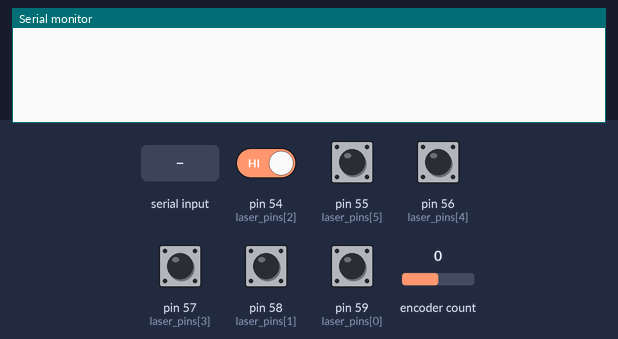
A sketch run on a simulated Arduino Mega 2560, built with avr-gcc and run on an emulated ATmega2560. On the bench: the last lines printed to the serial monitor. Inputs (shaded band) come from the test bench; at power-on: pin 54 (laser_pins[2]), pin 55 (laser_pins[5]), pin 56 (laser_pins[4]), pin 57 (laser_pins[3]), pin 58 (laser_pins[1]), pin 59 (laser_pins[0]) HIGH, encoder count 0.

Above: at 1.2 s.
1.3 s: pin 54 (laser_pins[2]) driven LOW
At 2.3 s:
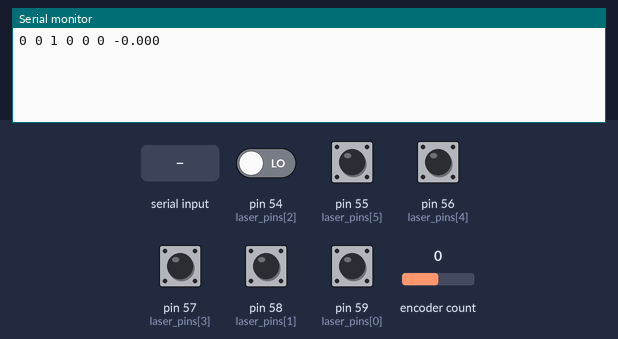
2.8 s: "1\n" received over Serial
At 3.5 s:
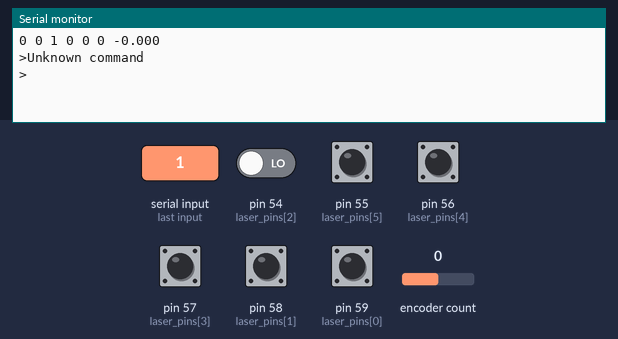
4.3 s: byte 114 (RESET_ENCODER_COMMAND) received over Serial
At 5.5 s:
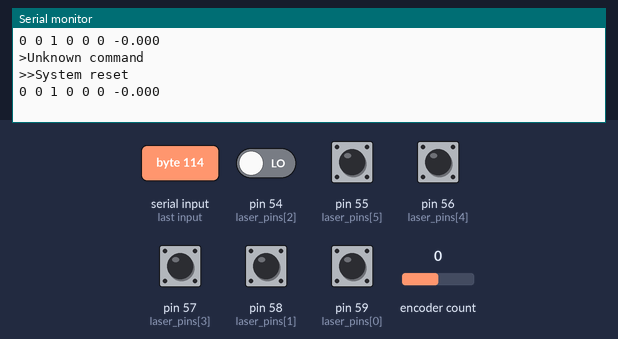
5.8 s: byte 63 (HELP_COMMAND) received over Serial
At 7.0 s:
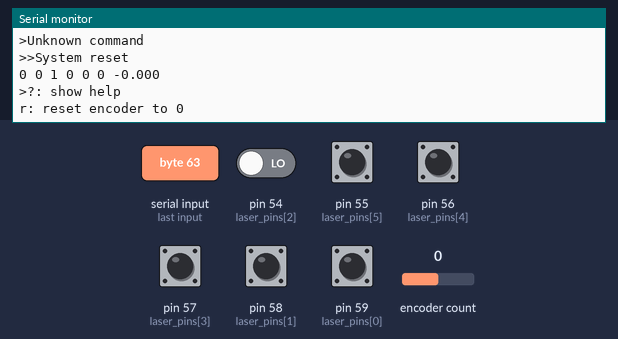
7.3 s: byte 100 (CMD_DEBUG_TOGGLE) received over Serial
At 8.1 s:
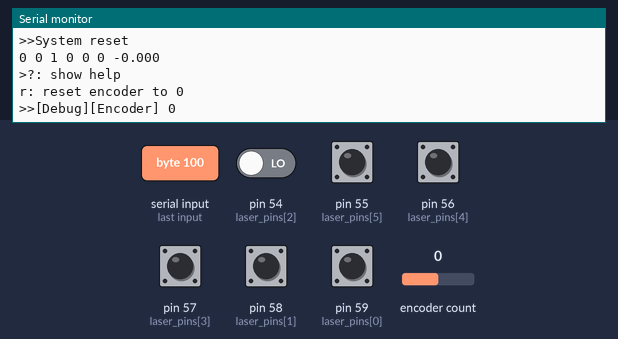
8.8 s: encoder count set to 1
At 9.2 s:
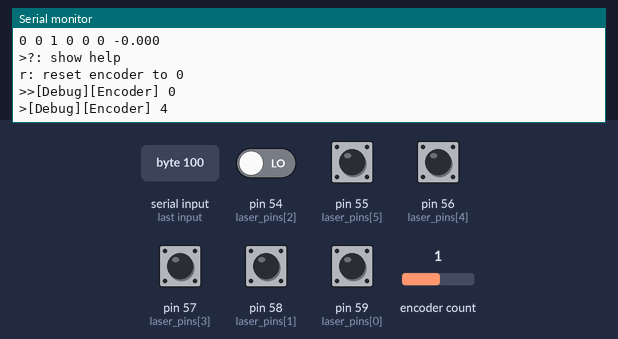

Measured:
- after the input at 1.3 s, the serial monitor: prints a new line at once (image 1)
- after the input at 2.8 s, the serial monitor: prints a new line at once (image 2)
- after the input at 4.3 s, the serial monitor: prints a new line at once (image 3)
- after the input at 5.8 s, the serial monitor: prints a new line at once (image 4)
- after the input at 7.3 s, the serial monitor: prints a new line at once (image 5)
- after the input at 8.8 s, the serial monitor: prints a new line at once (image 6)

The sketch:

GruttoKar.ino
```cpp
#include <Controllino.h>
#include <SPI.h>

#define ENCODER_USE_INTERRUPTS
#include <Encoder.h>

#define ENCODER_PULSES_PER_METER 7848
#define ENCODER_ROUNDING 3
//every 2 centimeters, the decoder distance is written to the serial bus
#define UPDATE_DISTANCE_METER 0.01
//doesn't have to be extremely accurate, and converting to an int is way faster
#define UPDATE_DISTANCE_TICKS int(ENCODER_PULSES_PER_METER*UPDATE_DISTANCE_METER)

#define HELP_STRING "?: show help \nr: reset encoder to 0\n"
#define RESET_ENCODER_COMMAND 'r'
#define HELP_COMMAND '?'
#define CMD_RESPONSE_CHAR '>'
#define CMD_DEBUG_TOGGLE 'd'

Encoder encoder(CONTROLLINO_IN0, CONTROLLINO_IN1);

char laser_pins[] = {CONTROLLINO_A5, CONTROLLINO_A4, CONTROLLINO_A0, CONTROLLINO_A3, CONTROLLINO_A2, CONTROLLINO_A1};
const int NUM_PINS = sizeof(laser_pins);

char prev_laser_data[NUM_PINS] = {0};
long prev_encoder=0;
bool debug_mode = false;

long debug_prev_encoder = -2147483647; //set long to max value to force value change

void setup() {
  // put your setup code here, to run once:
  for (int i=0; i<NUM_PINS; i++){
    pinMode(laser_pins[i], INPUT);
  }
  Serial.begin(115200);
}

float encoder_convert_to_meter(long encoder_ticks){
  return -float(encoder_ticks)/ENCODER_PULSES_PER_METER;
}

String encoder_float_to_string(float encoder)
{
  return String(encoder, ENCODER_ROUNDING);
}

void handle_sensors (void) {
  uint8_t sensor_data[NUM_PINS];
  float encoder_distance;
  bool data_changed;
  String encoder_s;
  bool encoder_status;

  data_changed = read_laser_sensors(sensor_data);
  if (data_changed) {
    for (int i=0; i<NUM_PINS; i++){
      Serial.print(sensor_data[i]);
      Serial.print(" ");
    }
    encoder_distance = encoder_convert_to_meter(encoder.read());
    encoder_s = encoder_float_to_string(encoder_distance);
    Serial.println(encoder_s);
  } else {
    //laser data hasn't changed, check if encoder data should be send;
    encoder_status = read_encoder(&encoder_distance);
    if (encoder_status){
      Serial.print(":");
      encoder_s = encoder_float_to_string(encoder_distance);
      Serial.println(encoder_s);
    }
  }
}

void debug_encoder_status(long encoder)
{
  if (encoder != debug_prev_encoder){
    Serial.print(CMD_RESPONSE_CHAR); //debug data hidden in reponse to not effect other parts of software
    Serial.print("[Debug][Encoder] ");
    Serial.println(encoder);
    debug_prev_encoder = encoder;
  }
}

bool read_encoder(float *encoder_distance)
{
  long current_encoder = encoder.read();

  if (debug_mode){
    debug_encoder_status(current_encoder);
  }

  if (prev_encoder+UPDATE_DISTANCE_TICKS < -current_encoder){
    *encoder_distance = encoder_convert_to_meter(current_encoder);
    prev_encoder = -current_encoder;
    return true;
  } else {
    return false;
  }
}

bool read_laser_sensors(uint8_t *sensor_data){
  bool data_changed = false;
  for (int i=0; i<NUM_PINS; i++){
    char laser_status = !digitalRead(laser_pins[i]);
    sensor_data[i] = laser_status;
    if (laser_status != prev_laser_data[i]){
      data_changed = true;
    }
  }
  memmove(prev_laser_data, sensor_data, NUM_PINS);
  return data_changed;
}

void handle_command (void) {
  char command = Serial.read();
  Serial.write(CMD_RESPONSE_CHAR);
  switch (command) {
    case RESET_ENCODER_COMMAND:
      //reset the encoder
      reset();
      Serial.write("System reset\n");
      break;
    case HELP_COMMAND:
      Serial.write(HELP_STRING);
      break;
    case CMD_DEBUG_TOGGLE:
      debug_mode ^= 1;
      break;
    case '\r':
    case '\n':
      break;
    default:
      Serial.write("Unknown command\n");
      break;
  }
}

void reset(void){
  encoder.write(0);
  prev_encoder=0;
  memset(prev_laser_data, 0, NUM_PINS);
}

void loop() {
  // put your main code here, to run repeatedly:
  handle_sensors();
  if (Serial.available()){
    handle_command();
  }
}
```
